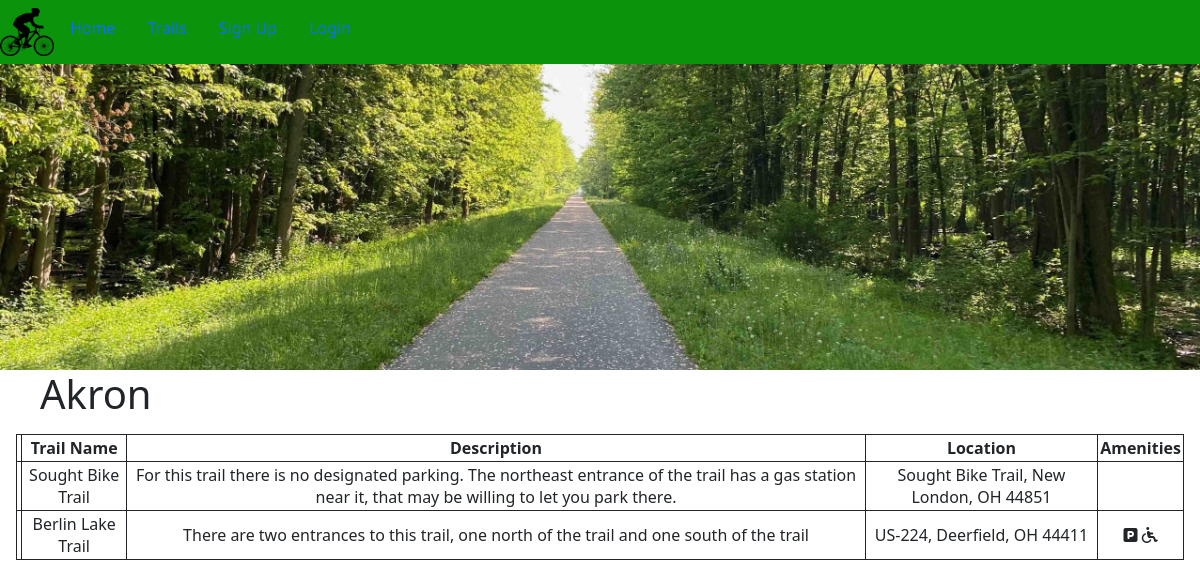
The app's page /pages/akron.php with its own data.
### tables this page shows
CREATE TABLE trails (
    trailId INT PRIMARY KEY,
    trailName VARCHAR(255),
    trailDescription VARCHAR(5000),
    trailLocation VARCHAR(255),
    trailCity VARCHAR(255),
    trailIcons VARCHAR(255)
);

### includes/Trails.php (called while the page is built, shortened)
<?php
class Trail {
    function __construct($conn, $trailInfo) {
        $this->trailName = $trailInfo['trailName'];
        $this->trailDescription = $trailInfo['trailDescription'];
        $this->trailLocation = $trailInfo['trailLocation'];
        $this->trailIcons = $trailInfo['trailIcons'];
    }
    static function getTrailsFromDb($conn, $city) {
        $selectTrails = "SELECT * FROM trails WHERE trailCity=:city";
        $stmt = $conn->prepare($selectTrails);
        $stmt->bindParam(':city', $city, PDO::PARAM_STR);
        $stmt->execute();
        $trailList = array();
        $stmt->setFetchMode(PDO::FETCH_ASSOC);
        foreach($stmt->fetchAll() as $listRow) {
            $trail = new Trail($conn, $listRow);
            $trailList[] = $trail;
        }
        return $trailList;
    }
}

### pages/akron.php (the view, shortened to what this page needs)
<?php
  include("../includes/navbar.php");
?>
<img class="trailimg" src="../includes/bikeTrail.jpeg">
<h1>Akron</h1>
<table>
    <tr>
        <th></th>
        <th>Trail Name</th>
        <th>Description</th>
        <th>Location</th>
        <th>Amenities</th>
    </tr>
    <?php
    $data = Trail::getTrailsFromDb($conn, "Akron");
    foreach ($data as $trail) {
        ?>
        <tr>
            <td>
            </td>
            <td>
                <?php
                    echo $trail->trailName
                ?>
            </td>
            <td>
                <?php
                    echo $trail->trailDescription
                ?>
            </td>
            <td>
                <?php
                    echo $trail->trailLocation
                ?>
            </td>
            <td>
                <?php
                    echo $trail->trailIcons;
                ?>
            </td>
        </tr>
        <?php
    }
    ?>
</table>

### includes/navbar.php (shortened to what this page needs)
<?php
$conn = connect_to_db("finalProjectDelaneyDayoan");
include("Trails.php");
?>
<head>
  <link href="https://cdn.jsdelivr.net/npm/bootstrap@5.1.1/dist/css/bootstrap.min.css" rel="stylesheet">
  <link href="https://startbootstrap.github.io/startbootstrap-clean-blog/css/styles.css" rel="stylesheet">
  <link rel="stylesheet" href="../includes/trails.css">
</head>
<div class="d-flex flex-wrap align-items-center justify-content-center justify-content-lg-start navbar">
  <ul class="nav col-12 col-lg-auto me-lg-auto mb-2 justify-content-center mb-md-0">
    <li><img class="logo" src="../includes/logo.png"></li>
    <li><a href="../pages/homepage.php" class="nav-link">Home</a></li>
    <li class="nav-item">
      <a class="nav-link" href="../pages/trails.php">Trails</a>
    </li>
    <?php if (isset($_SESSION['username'])) {
          $user = User::getUserById($conn, $_SESSION["username"]); ?>
          <li class="nav-item">
            <a class="nav-link" href="../includes/logout.php">Logout</a>
          </li>
          <li class="nav-item">
            <a class="nav-link" href="account.php">Account</a>
          </li>
          <img class="headerpicture">
        <?php }
        else { ?>
          <li class="nav-item">
            <a class="nav-link" aria-current="page" href="../pages/signup.php">Sign Up</a>
          </li>
          <li class="nav-item">
            <a class="nav-link" href="../pages/login.php">Login</a>
          </li>
        <?php } ?>
  </ul>
</div>

### includes/trails.css (style rules this page uses)
table, th, td { border: 1px solid; text-align: center; padding: 2px; margin: 1em; }
.navbar { background-color: rgb(12, 147, 12); }
.logo { height: 3em; }
.trailimg { width: 100%; }
h1 { margin-left: 1em; }

### records on screen
trails: trailName "Sought Bike Trail", trailDescription "For this trail there is no designated parking. The northeast entrance of the trail has a gas station near it, that may be willing to let you park there.", trailLocation "Sought Bike Trail, New London, OH 44851"
trails: trailName "Berlin Lake Trail", trailDescription "There are two entrances to this trail, one north of the trail and one south of the trail", trailLocation "US-224, Deerfield, OH 44411"
